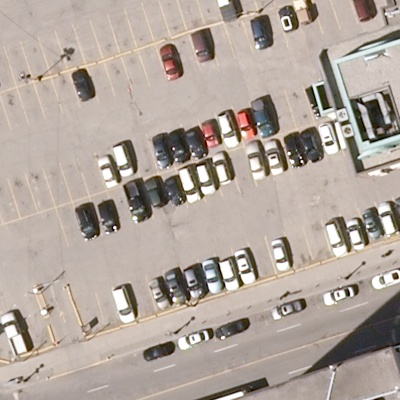
#> input picture data/COWC/Toronto_03553.7.8/Toronto_03553.7.8.jpg, 400 x 400 px, found by its file name
$ python crop_images.py --img_type data/COWC/Toronto_03553.7.8/Toronto_03553.7.8.jpg
#> lines starting #> are read from the running program, lines starting #| are printed output that depends on the picture
### utils/helper.py
import os, cv2
import shutil
import numpy as np
import copy
import xml.etree.ElementTree as ET

def create_folder(dirName):
    if not os.path.exists(dirName):
        os.mkdir(dirName)
        print("Directory " , dirName ,  " Created ")
    else:
        print("Directory " , dirName ,  " already exists")

def remove_files(path):
    for root, directory, files in os.walk(path):
        for fname in files:
            os.remove(os.path.join(root, fname))
    return 0

# [94 lines left out: functions load_file_names, move_files, visualization_grids, plot_points_on_img, plot_bbox_on_img, plot_mask_on_map and 1 more, not called in this run]


### crop_images.py
import cv2
import os
import numpy as np
import argparse
from utils.helper import create_folder, remove_files

parser = argparse.ArgumentParser()
parser.add_argument("--data_dir", type=str, default='./data/COWC/Toronto_03553.7.8')
parser.add_argument("--loc_idx", type=str, default='Toronto_03553.7.8')
parser.add_argument("--img_type", type=str, default='.jpg')
parser.add_argument("--mask_name", type=str, default=None)
parser.add_argument("--obj_name", type=str, default='car')
parser.add_argument("--stride", type=int, default=20)
parser.add_argument("--win_size", type=int, default=40)
args = parser.parse_args()

# save the cropped images within the region in temp folder
unlabeled_imgs_path = './temp'

# the directory of the dataset, such as xView, DIOR, COWC
data_dir = args.data_dir
# the location index or name
loc_idx = args.loc_idx
image_name = loc_idx + args.img_type
# the region-level mask
mask_name = None
obj_name = args.obj_name

# the sliding window size and stride to crop the images within the region-of-interest
stride = args.stride
win_size = args.win_size

image = cv2.imread(os.path.join(data_dir, image_name))
#> image is the input picture: shape (400, 400, 3); mean B, G, R 156.1, 164.8, 176.7
if mask_name == None:
    mask = np.ones((image.shape[0],image.shape[1]))
else:
    mask = cv2.imread(os.path.join(data_path, mask_name+'_label.jpeg'), 0) / 255

print('the shape of image and mask: ', image.shape, mask.shape)
#| the shape of image and mask:  (400, 400, 3) (400, 400)

# create a folder to save the cropped images
#if the folder exists, remove the existing files in the folder
create_folder(unlabeled_imgs_path)
remove_files(unlabeled_imgs_path)

num_total_img = 0
img_names = []
for row in range(0,mask.shape[0]-win_size,stride):
    for col in range(0,mask.shape[1]-win_size,stride):
        sub_mask = mask[row:row+win_size, col:col+win_size]
        if np.count_nonzero(sub_mask) == win_size*win_size:
            sub_img = image[row:row+win_size, col:col+win_size]
            cv2.imwrite(os.path.join(unlabeled_imgs_path, str(row)+'_'+str(col)+'.png'), sub_img)
            num_total_img += 1
            img_names.append(str(row)+'_'+str(col))
#> this loop made 18 passes
#> pass 1, `cv2.imwrite(os.path.join(unlabeled_imgs_path, str(row)+'_'+str(col)+'...`:
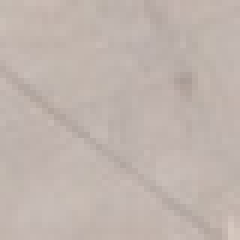
#> saved as 0_0.png: shape (40, 40, 3) (shown 6 times larger); mean B, G, R 173.4, 180.1, 192.2
#> after the loop, img_names = 324 items, first 6: '0_0', '0_20', '0_40', '0_60', '0_80', '0_100'; num_total_img = 324
print('done to save cropped images in ', unlabeled_imgs_path)
#| done to save cropped images in  ./temp
